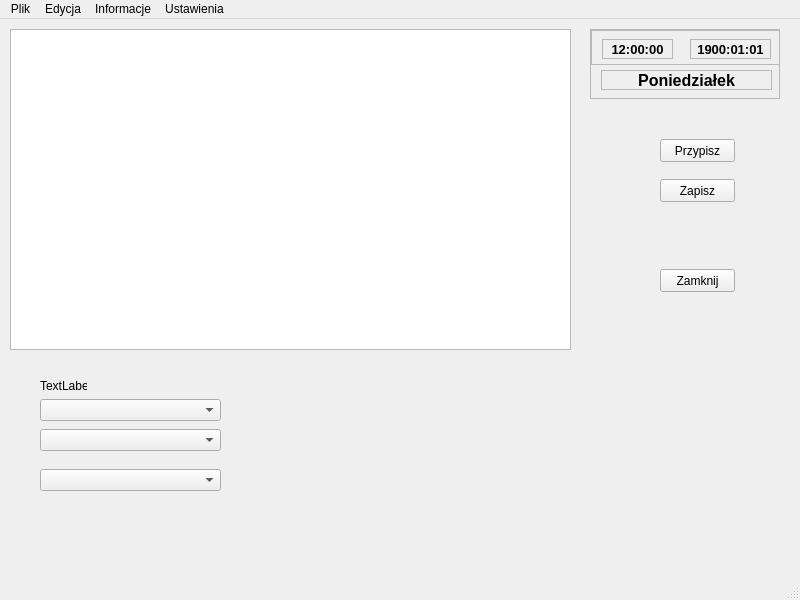
<?xml version="1.0" encoding="UTF-8"?>
<ui version="4.0">
 <class>UrzadzeniaListaKontrahent</class>
 <widget class="QMainWindow" name="UrzadzeniaListaKontrahent">
  <property name="geometry">
   <rect>
    <x>0</x>
    <y>0</y>
    <width>800</width>
    <height>600</height>
   </rect>
  </property>
  <property name="windowTitle">
   <string>MainWindow</string>
  </property>
  <widget class="QWidget" name="centralwidget">
   <widget class="QTableView" name="tableView">
    <property name="geometry">
     <rect>
      <x>10</x>
      <y>10</y>
      <width>561</width>
      <height>321</height>
     </rect>
    </property>
    <property name="selectionMode">
     <enum>QAbstractItemView::SingleSelection</enum>
    </property>
    <property name="selectionBehavior">
     <enum>QAbstractItemView::SelectRows</enum>
    </property>
   </widget>
   <widget class="QLabel" name="labelTest">
    <property name="geometry">
     <rect>
      <x>40</x>
      <y>360</y>
      <width>47</width>
      <height>13</height>
     </rect>
    </property>
    <property name="text">
     <string>TextLabel</string>
    </property>
   </widget>
   <widget class="QLabel" name="labelDaty">
    <property name="geometry">
     <rect>
      <x>690</x>
      <y>20</y>
      <width>81</width>
      <height>20</height>
     </rect>
    </property>
    <property name="font">
     <font>
      <pointsize>10</pointsize>
      <weight>75</weight>
      <bold>true</bold>
     </font>
    </property>
    <property name="frameShape">
     <enum>QFrame::StyledPanel</enum>
    </property>
    <property name="text">
     <string>1900:01:01</string>
    </property>
    <property name="alignment">
     <set>Qt::AlignCenter</set>
    </property>
   </widget>
   <widget class="QScrollArea" name="scrollArea_8">
    <property name="geometry">
     <rect>
      <x>590</x>
      <y>10</y>
      <width>190</width>
      <height>70</height>
     </rect>
    </property>
    <property name="widgetResizable">
     <bool>true</bool>
    </property>
    <widget class="QWidget" name="scrollAreaWidgetContents_8">
     <property name="geometry">
      <rect>
       <x>0</x>
       <y>0</y>
       <width>188</width>
       <height>68</height>
      </rect>
     </property>
     <widget class="QLabel" name="labelDzien">
      <property name="geometry">
       <rect>
        <x>10</x>
        <y>40</y>
        <width>171</width>
        <height>20</height>
       </rect>
      </property>
      <property name="font">
       <font>
        <pointsize>12</pointsize>
        <weight>75</weight>
        <bold>true</bold>
       </font>
      </property>
      <property name="frameShape">
       <enum>QFrame::StyledPanel</enum>
      </property>
      <property name="text">
       <string>Poniedziałek</string>
      </property>
      <property name="alignment">
       <set>Qt::AlignCenter</set>
      </property>
      <property name="wordWrap">
       <bool>false</bool>
      </property>
     </widget>
     <widget class="QScrollArea" name="scrollArea_9">
      <property name="geometry">
       <rect>
        <x>0</x>
        <y>0</y>
        <width>190</width>
        <height>35</height>
       </rect>
      </property>
      <property name="widgetResizable">
       <bool>true</bool>
      </property>
      <widget class="QWidget" name="scrollAreaWidgetContents_9">
       <property name="geometry">
        <rect>
         <x>0</x>
         <y>0</y>
         <width>188</width>
         <height>33</height>
        </rect>
       </property>
       <widget class="QLabel" name="labelZegara">
        <property name="geometry">
         <rect>
          <x>10</x>
          <y>8</y>
          <width>71</width>
          <height>20</height>
         </rect>
        </property>
        <property name="font">
         <font>
          <pointsize>10</pointsize>
          <weight>75</weight>
          <bold>true</bold>
         </font>
        </property>
        <property name="frameShape">
         <enum>QFrame::StyledPanel</enum>
        </property>
        <property name="text">
         <string>12:00:00</string>
        </property>
        <property name="alignment">
         <set>Qt::AlignCenter</set>
        </property>
       </widget>
      </widget>
     </widget>
     <zorder>scrollArea_9</zorder>
     <zorder>labelDzien</zorder>
    </widget>
   </widget>
   <widget class="QPushButton" name="pushButton">
    <property name="geometry">
     <rect>
      <x>660</x>
      <y>120</y>
      <width>75</width>
      <height>23</height>
     </rect>
    </property>
    <property name="text">
     <string>Przypisz</string>
    </property>
   </widget>
   <widget class="QPushButton" name="pushButton_2">
    <property name="geometry">
     <rect>
      <x>660</x>
      <y>250</y>
      <width>75</width>
      <height>23</height>
     </rect>
    </property>
    <property name="text">
     <string>Zamknij</string>
    </property>
   </widget>
   <widget class="QComboBox" name="comboBox">
    <property name="geometry">
     <rect>
      <x>40</x>
      <y>380</y>
      <width>181</width>
      <height>22</height>
     </rect>
    </property>
   </widget>
   <widget class="QComboBox" name="comboBox_2">
    <property name="geometry">
     <rect>
      <x>40</x>
      <y>410</y>
      <width>181</width>
      <height>22</height>
     </rect>
    </property>
   </widget>
   <widget class="QPushButton" name="pushButton_3">
    <property name="geometry">
     <rect>
      <x>660</x>
      <y>160</y>
      <width>75</width>
      <height>23</height>
     </rect>
    </property>
    <property name="text">
     <string>Zapisz</string>
    </property>
   </widget>
   <widget class="QComboBox" name="comboBox_3">
    <property name="geometry">
     <rect>
      <x>40</x>
      <y>450</y>
      <width>181</width>
      <height>22</height>
     </rect>
    </property>
   </widget>
   <zorder>tableView</zorder>
   <zorder>labelTest</zorder>
   <zorder>scrollArea_8</zorder>
   <zorder>labelDaty</zorder>
   <zorder>pushButton</zorder>
   <zorder>pushButton_2</zorder>
   <zorder>comboBox</zorder>
   <zorder>comboBox_2</zorder>
   <zorder>pushButton_3</zorder>
   <zorder>comboBox_3</zorder>
  </widget>
  <widget class="QMenuBar" name="menubar">
   <property name="geometry">
    <rect>
     <x>0</x>
     <y>0</y>
     <width>800</width>
     <height>21</height>
    </rect>
   </property>
   <widget class="QMenu" name="menuPlik">
    <property name="title">
     <string>Plik</string>
    </property>
   </widget>
   <widget class="QMenu" name="menuEdycja">
    <property name="title">
     <string>Edycja</string>
    </property>
   </widget>
   <widget class="QMenu" name="menuInformacje">
    <property name="title">
     <string>Informacje</string>
    </property>
   </widget>
   <widget class="QMenu" name="menuUstawienia">
    <property name="title">
     <string>Ustawienia</string>
    </property>
    <addaction name="actionOpcje"/>
   </widget>
   <addaction name="menuPlik"/>
   <addaction name="menuEdycja"/>
   <addaction name="menuInformacje"/>
   <addaction name="menuUstawienia"/>
  </widget>
  <widget class="QStatusBar" name="statusbar"/>
  <action name="actionOpcje">
   <property name="text">
    <string>Opcje</string>
   </property>
  </action>
 </widget>
 <resources/>
 <connections/>
</ui>
